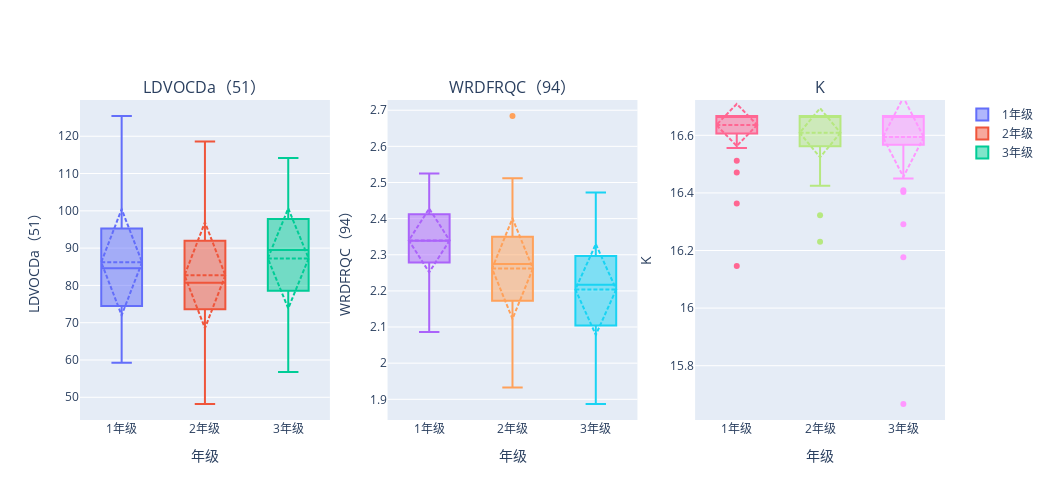

The code cell stored with this chart in its notebook:
### Code cell
plot_boxplots_by_grade('微观叙事-词法', tmp_df1, 3)
